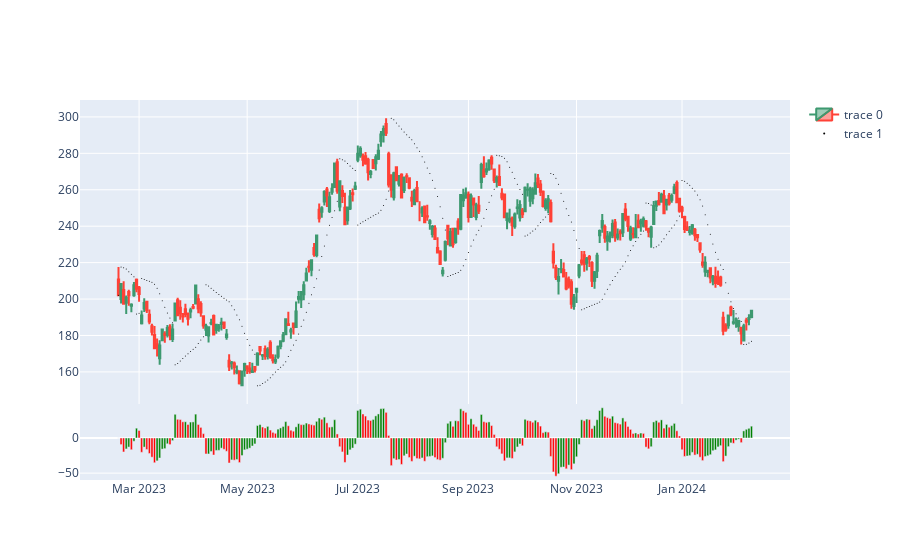

The notebook cell saved with this chart:
### Code cell
# Plot
fig = make_subplots(
    rows=2,
    cols=1,
    shared_xaxes=True,
    # subplot_titles=("Candle Chart", "Volume"),
    vertical_spacing=0,
    row_width=[0.2, 0.8],
)

candle = go.Candlestick(x=df.index, open=df['Open'], high=df['High'], low=df['Low'], close=df['Close'])
    
sar = go.Scatter(x=df.index, y=psar, mode='markers', marker=dict(color="black", size=1))

fig.add_trace(
            candle,
            row=1,
            col=1,
        )

fig.add_trace(
            sar,
            row=1,
            col=1,
        )


# Compare each number with the previous one and set the color flag accordingly
green_mask = new_data["psar_diff"] > new_data["psar_diff"].shift()
new_data["psar_color"] = ""
new_data.loc[green_mask, "psar_color"] = "green"
new_data.loc[~green_mask, "psar_color"] = "red"

fig.add_trace(
            go.Bar(
                x=df.index,
                y=new_data["psar_diff"],
                # marker_color="#689be3",
                marker_color=new_data["psar_color"],
                showlegend=False,
            ),
            row=2,
            col=1,
        )

# hide dates with no values
fig.update_xaxes(rangebreaks=[dict(values=dt_breaks)])
fig.update_layout(autosize=True, xaxis_rangeslider_visible=False)


fig.show()

### Figure 1 — Plotly figure (JSON) as saved in the notebook; plotly's stock layout.template omitted (floating-point values rounded to 4 significant figures; data arrays with more than 128 entries replaced by an {"elided": "..."} marker saying what was removed)
{"data": [{"close": {"elided": "247 float values"}, "high": {"elided": "247 float values"}, "low": {"elided": "247 float values"}, "open": {"elided": "247 float values"}, "type": "candlestick", "x": {"elided": "247 str values"}, "xaxis": "x", "yaxis": "y"}, {"marker": {"color": "black", "size": 1}, "mode": "markers", "type": "scatter", "x": {"elided": "247 str values"}, "xaxis": "x", "y": {"elided": "247 float values"}, "yaxis": "y"}, {"marker": {"color": {"elided": "247 str values"}}, "showlegend": false, "type": "bar", "x": {"elided": "247 str values"}, "xaxis": "x2", "y": {"elided": "247 float values"}, "yaxis": "y2"}], "layout": {"autosize": true, "xaxis": {"anchor": "y", "domain": [0, 1], "matches": "x2", "rangebreaks": [{"values": ["2023-02-18", "2023-02-19", "2023-02-20", "2023-02-25", "2023-02-26", "2023-03-04", "2023-03-05", "2023-03-11", "2023-03-12", "2023-03-18", "2023-03-19", "2023-03-25", "2023-03-26", "2023-04-01", "2023-04-02", "2023-04-07", "2023-04-08", "2023-04-09", "2023-04-15", "2023-04-16", "2023-04-22", "2023-04-23", "2023-04-29", "2023-04-30", "2023-05-06", "2023-05-07", "2023-05-13", "2023-05-14", "2023-05-20", "2023-05-21", "2023-05-27", "2023-05-28", "2023-05-29", "2023-06-03", "2023-06-04", "2023-06-10", "2023-06-11", "2023-06-17", "2023-06-18", "2023-06-19", "2023-06-24", "2023-06-25", "2023-07-01", "2023-07-02", "2023-07-04", "2023-07-08", "2023-07-09", "2023-07-15", "2023-07-16", "2023-07-22", "2023-07-23", "2023-07-29", "2023-07-30", "2023-08-05", "2023-08-06", "2023-08-12", "2023-08-13", "2023-08-19", "2023-08-20", "2023-08-26", "2023-08-27", "2023-09-02", "2023-09-03", "2023-09-04", "2023-09-09", "2023-09-10", "2023-09-16", "2023-09-17", "2023-09-23", "2023-09-24", "2023-09-30", "2023-10-01", "2023-10-07", "2023-10-08", "2023-10-14", "2023-10-15", "2023-10-21", "2023-10-22", "2023-10-28", "2023-10-29", "2023-11-04", "2023-11-05", "2023-11-11", "2023-11-12", "2023-11-18", "2023-11-19", "2023-11-23", "2023-11-25", "2023-11-26", "2023-12-02", "2023-12-03", "2023-12-09", "2023-12-10", "2023-12-16", "2023-12-17", "2023-12-23", "2023-12-24", "2023-12-25", "2023-12-30", "2023-12-31", "2024-01-01", "2024-01-06", "2024-01-07", "2024-01-13", "2024-01-14", "2024-01-15", "2024-01-20", "2024-01-21", "2024-01-27", "2024-01-28", "2024-02-03", "2024-02-04"]}], "rangeslider": {"visible": false}, "showticklabels": false}, "xaxis2": {"anchor": "y2", "domain": [0, 1], "rangebreaks": [{"values": ["2023-02-18", "2023-02-19", "2023-02-20", "2023-02-25", "2023-02-26", "2023-03-04", "2023-03-05", "2023-03-11", "2023-03-12", "2023-03-18", "2023-03-19", "2023-03-25", "2023-03-26", "2023-04-01", "2023-04-02", "2023-04-07", "2023-04-08", "2023-04-09", "2023-04-15", "2023-04-16", "2023-04-22", "2023-04-23", "2023-04-29", "2023-04-30", "2023-05-06", "2023-05-07", "2023-05-13", "2023-05-14", "2023-05-20", "2023-05-21", "2023-05-27", "2023-05-28", "2023-05-29", "2023-06-03", "2023-06-04", "2023-06-10", "2023-06-11", "2023-06-17", "2023-06-18", "2023-06-19", "2023-06-24", "2023-06-25", "2023-07-01", "2023-07-02", "2023-07-04", "2023-07-08", "2023-07-09", "2023-07-15", "2023-07-16", "2023-07-22", "2023-07-23", "2023-07-29", "2023-07-30", "2023-08-05", "2023-08-06", "2023-08-12", "2023-08-13", "2023-08-19", "2023-08-20", "2023-08-26", "2023-08-27", "2023-09-02", "2023-09-03", "2023-09-04", "2023-09-09", "2023-09-10", "2023-09-16", "2023-09-17", "2023-09-23", "2023-09-24", "2023-09-30", "2023-10-01", "2023-10-07", "2023-10-08", "2023-10-14", "2023-10-15", "2023-10-21", "2023-10-22", "2023-10-28", "2023-10-29", "2023-11-04", "2023-11-05", "2023-11-11", "2023-11-12", "2023-11-18", "2023-11-19", "2023-11-23", "2023-11-25", "2023-11-26", "2023-12-02", "2023-12-03", "2023-12-09", "2023-12-10", "2023-12-16", "2023-12-17", "2023-12-23", "2023-12-24", "2023-12-25", "2023-12-30", "2023-12-31", "2024-01-01", "2024-01-06", "2024-01-07", "2024-01-13", "2024-01-14", "2024-01-15", "2024-01-20", "2024-01-21", "2024-01-27", "2024-01-28", "2024-02-03", "2024-02-04"]}]}, "yaxis": {"anchor": "x", "domain": [0.2, 1]}, "yaxis2": {"anchor": "x2", "domain": [0, 0.2]}}}
